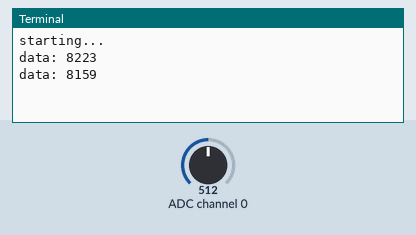
The program below on a simulated Raspberry Pi (BCM pin numbers). Shown: the last lines printed to the terminal. Inputs (shaded band) come from the test bench; at power-on: ADC channel 0 = 512 (analog values on the 0–1023 scale).

Above: at 1.2 s.
1.3 s: ADC channel 0 set to 716
At 2.6 s:
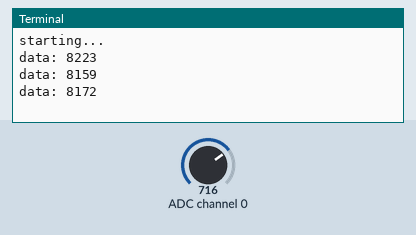
2.8 s: ADC channel 0 set to 900
At 3.4 s:
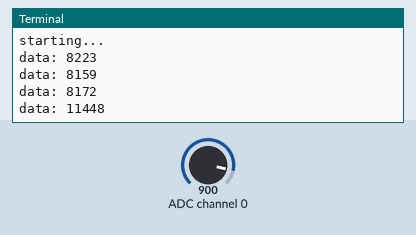
Timing chart, 0 to 5.8 s (numbered marks = the images above; inputs shaded):
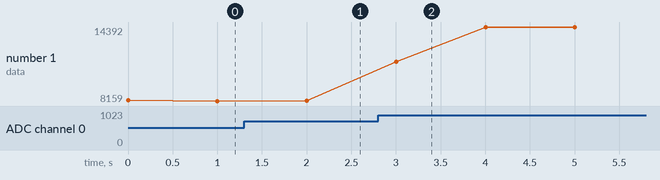

Measured:
- after the input at 1.3 s, the terminal: prints a new line after 0.70 s (image 1)
- after the input at 2.8 s, the terminal: prints a new line after 0.20 s (image 2)
- plotted number 1: 8159 → 8172 after the input at 1.3 s, 8172 → 14392 after the input at 2.8 s

The program:

RaspEasy7.py
```python
# RaspEasy7.py
# Read ADC0 or ADC1 and write value to stdout

import smbus
import time

print("starting...")
bus = smbus.SMBus(1)
adc_address = 0x48  # ADC0
# adc_address = 0x4D  # ADC 1

while True:
    # Reads word (16 bits) as int
    rd = bus.read_word_data(adc_address, 0)
    # Exchanges high and low bytes
    data = ((rd & 0xFF) << 8) | ((rd & 0xFF00) >> 8)
    # Ignores two least significiant bits
    data = data >> 2
    print("data:", data)
    time.sleep(1)
```
